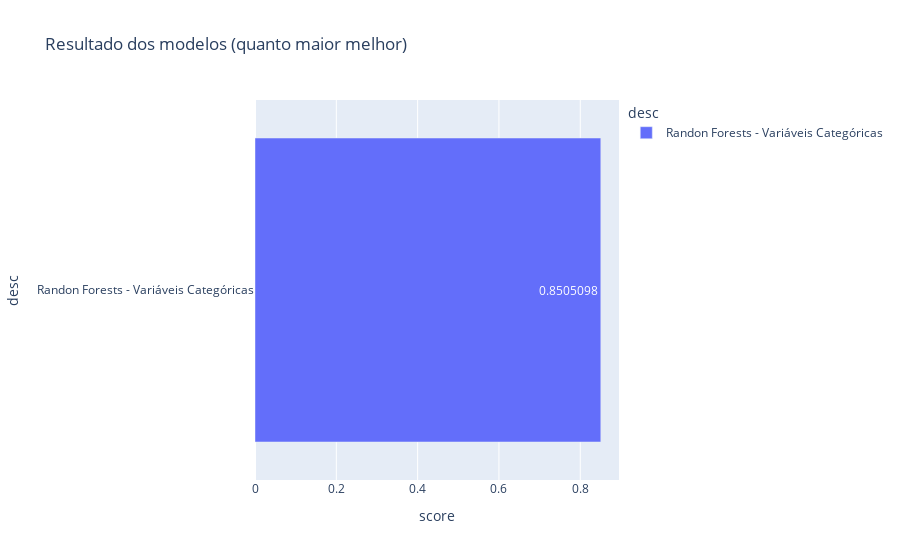

The code cell stored with this chart in its notebook:
### Code cell
from sklearn.ensemble import RandomForestClassifier
random_forest = RandomForestClassifier(n_estimators=40, criterion='entropy', random_state = 0, verbose=1)
random_forest.fit(x_censu_treino, y_censu_treino)
previsoes = random_forest.predict(x_censu_teste)

control_scores('Randon Forests - Variáveis Categóricas', accuracy_score(y_censu_teste, previsoes))

### Figure 1 — Plotly figure (JSON) as saved in the notebook; plotly's stock layout.template omitted (floating-point values rounded to 4 significant figures)
{"data": [{"alignmentgroup": "True", "hovertemplate": "desc=%{y}<br>score=%{x}<extra></extra>", "legendgroup": "Randon Forests - Variáveis Categóricas", "marker": {"color": "#636efa", "pattern": {"shape": ""}}, "name": "Randon Forests - Variáveis Categóricas", "offsetgroup": "Randon Forests - Variáveis Categóricas", "orientation": "h", "showlegend": true, "textposition": "auto", "texttemplate": "%{x}", "type": "bar", "x": [0.8505], "xaxis": "x", "y": ["Randon Forests - Variáveis Categóricas"], "yaxis": "y"}], "layout": {"barmode": "relative", "legend": {"title": {"text": "desc"}, "tracegroupgap": 0}, "title": {"text": "Resultado dos modelos (quanto maior melhor)"}, "xaxis": {"anchor": "y", "domain": [0, 1], "title": {"text": "score"}}, "yaxis": {"anchor": "x", "categoryarray": ["Randon Forests - Variáveis Categóricas"], "categoryorder": "array", "domain": [0, 1], "title": {"text": "desc"}}}}
